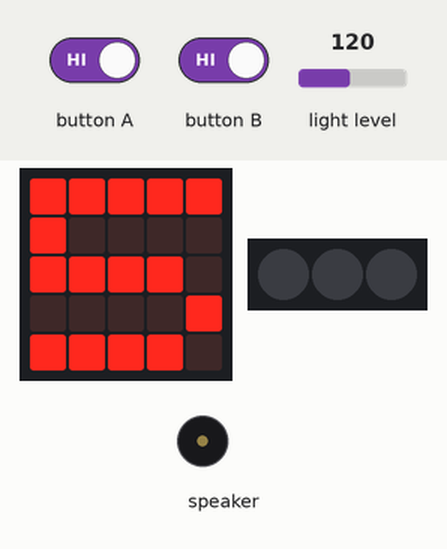
A program run on a simulated Calliope mini (MakeCode). On the bench: the board's 5×5 LED display, 3 RGB LEDs in strip order, left to right, buzzer (waves = sounding). Inputs (shaded band) come from the test bench; at power-on: light level 120.

Above: at 6.0 s.
6.1 s: button A driven LOW and button B driven LOW
At 16.9 s:
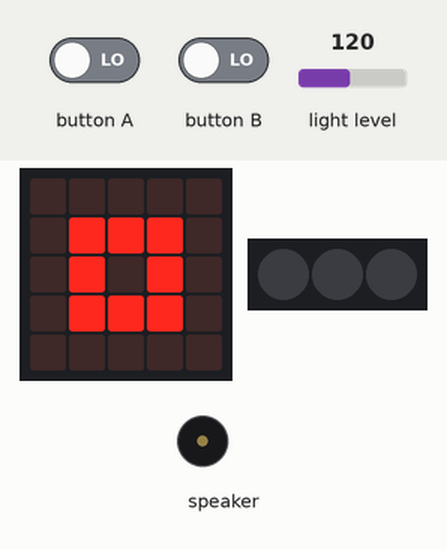
17.6 s: button A released
At 21.3 s:
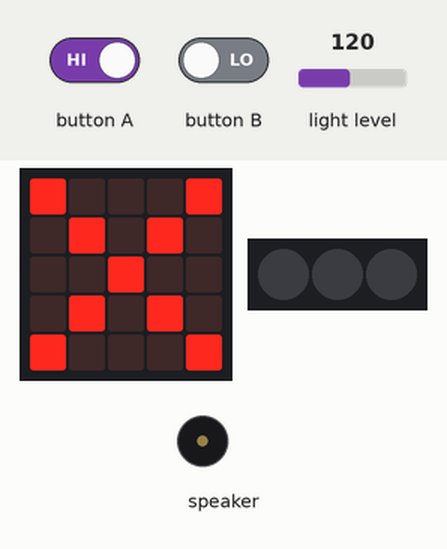
29.1 s: button A held down
At 39.53 s:
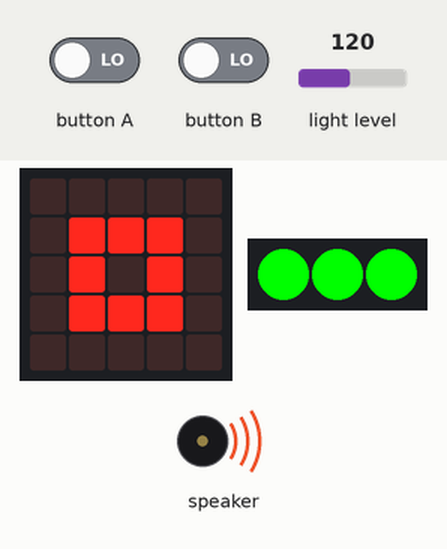
41.6 s: button A released
At 51.7 s:
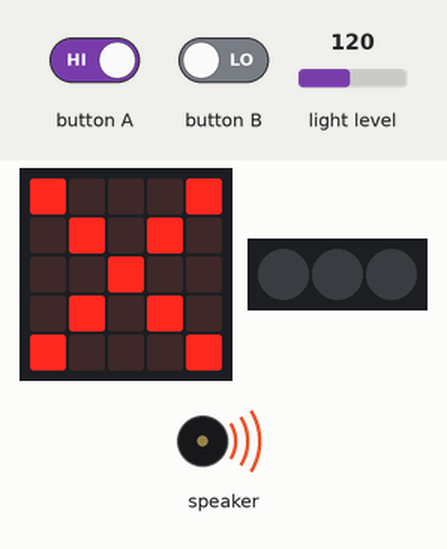
53.1 s: light level set to 34
64.6 s: light level set to 28
Timing chart, 0 to 77.1 s (numbered marks = the images above; inputs shaded):
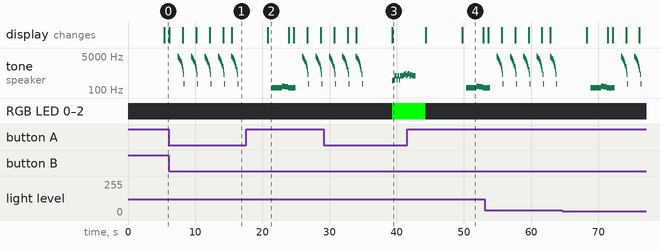

Measured:
- after the input at 17.6 s, the display: changes after 3.2 s (image 2)
- after the input at 41.6 s, the display: first differs from a run without the input after 8.2 s (image 4)
- by itself, tone on speaker: plays 131 Hz for 1.5 s, 156 Hz for 0.38 s, 147 Hz for 0.51 s, 131 Hz for 0.51 s, 123 Hz for 0.13 s, 131 Hz for 0.50 s … (30 notes in this stretch)
- what the display in image 2 shows lasts 3.2 s, from 20.8 s to 24.0 s

The program:

main.ts
```typescript
let Zähler = 0
basic.forever(function () {
    if (input.lightLevel() > 30) {
        basic.showLeds(`
            . . . . .
            . # # # .
            . # . # .
            . # # # .
            . . . . .
            `)
        basic.pause(5000)
        if (input.buttonIsPressed(Button.A)) {
            basic.setLedColors(0x00ff00, 0x00ff00, 0x00ff00)
            music._playDefaultBackground(music.builtInPlayableMelody(Melodies.Entertainer), music.PlaybackMode.InBackground)
            basic.pause(5000)
            basic.turnRgbLedOff()
        } else if (input.buttonIsPressed(Button.B)) {
            basic.showIcon(IconNames.No)
            music._playDefaultBackground(music.builtInPlayableMelody(Melodies.Funeral), music.PlaybackMode.InBackground)
            basic.pause(2500)
            Zähler = 5
            for (let index = 0; index < 5; index++) {
                basic.showNumber(Zähler)
                Zähler += -1
                basic.showNumber(Zähler)
                basic.pause(500)
                music.play(music.createSoundExpression(WaveShape.Sine, 5000, 0, 255, 0, 1000, SoundExpressionEffect.None, InterpolationCurve.Linear), music.PlaybackMode.InBackground)
            }
            Zähler = 5
        } else {
            Zähler = 5
            for (let index = 0; index < 5; index++) {
                basic.showNumber(Zähler)
                Zähler += -1
                basic.showNumber(Zähler)
                basic.pause(500)
                music.play(music.createSoundExpression(WaveShape.Sine, 5000, 0, 255, 0, 1000, SoundExpressionEffect.None, InterpolationCurve.Linear), music.PlaybackMode.InBackground)
            }
            Zähler = 5
        }
    }
})
```

test.ts
```typescript
// Hier kann man Tests durchführen; diese Datei wird nicht kompiliert, wenn dieses Paket als Erweiterung verwendet wird.
```
